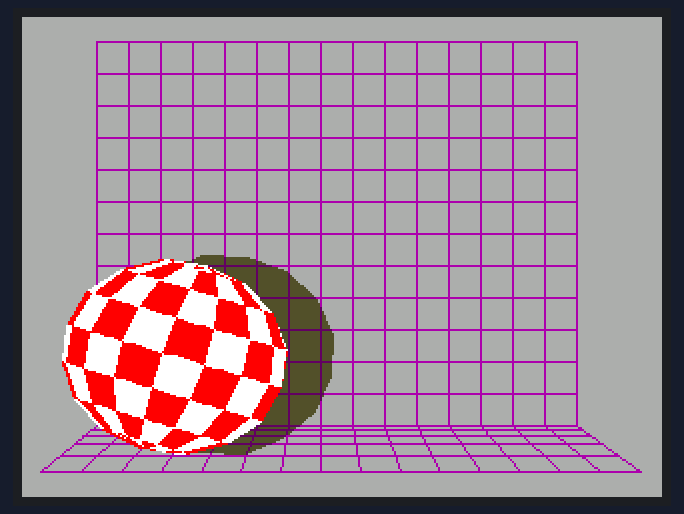
Bench run of a sketch on a simulated ESP32. Parts: 320×240 colour display. What the sketch prints to the serial monitor is not drawn.

Above: at 0.46 s.
At 5.26 s:
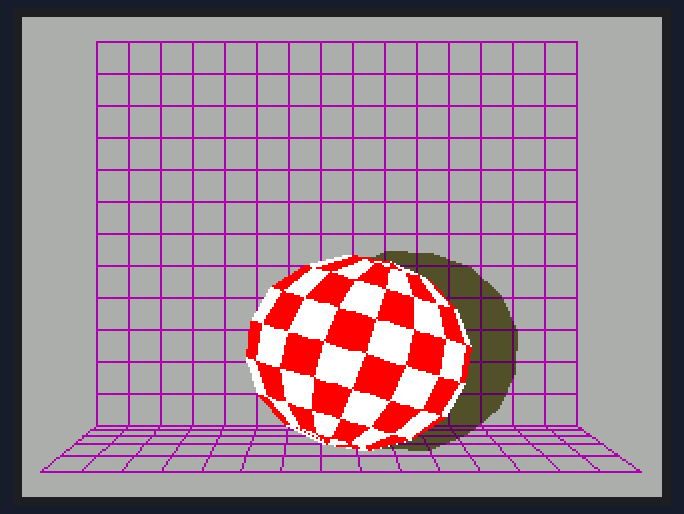
At 10.28 s:
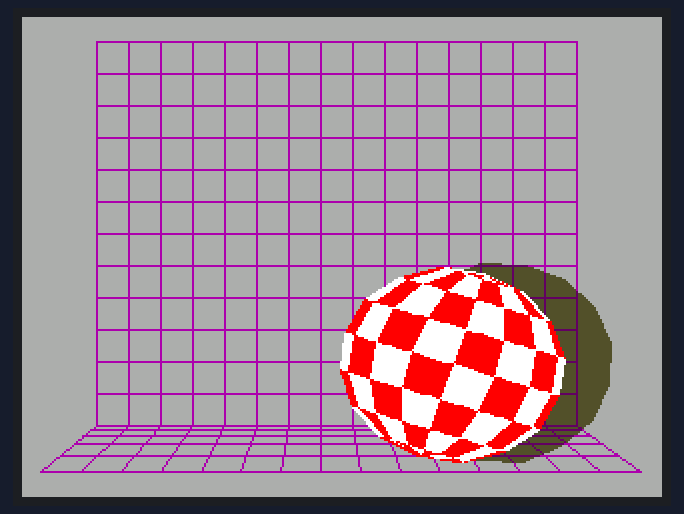
At 19.97 s:
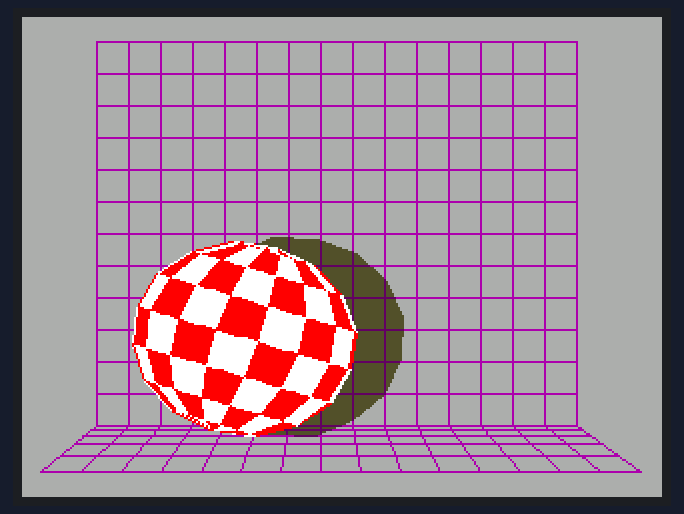
At 29.74 s:
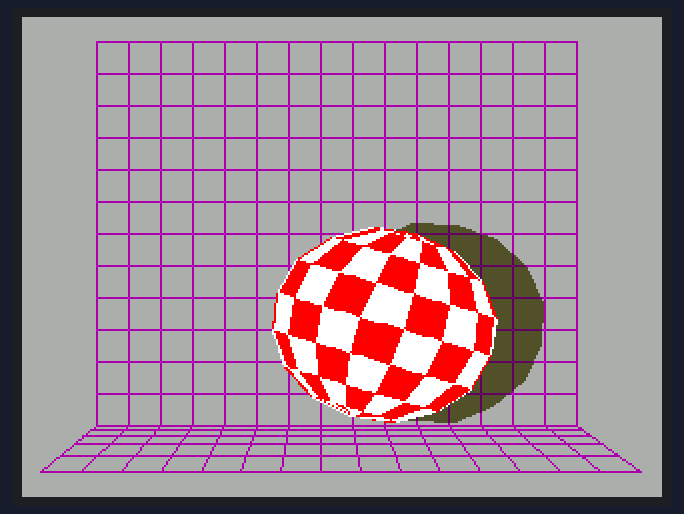
At 39.69 s:
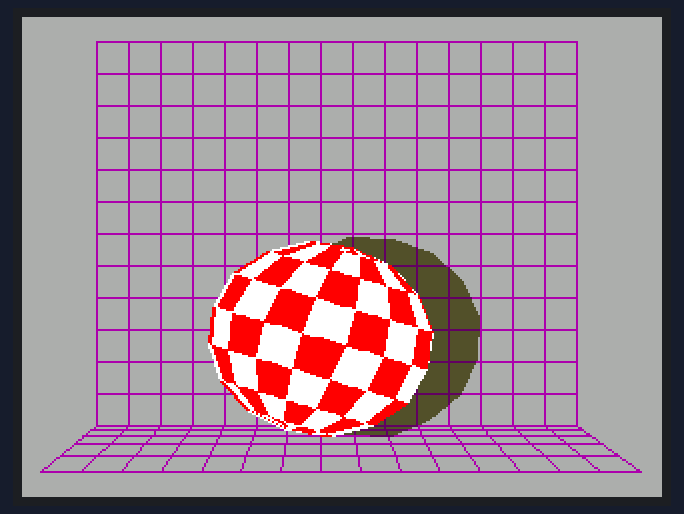

The sketch:

boing_ball.ino
```cpp
// 'Boing' ball demo

// STM32F767 55MHz SPI 170 fps without DMA
// STM32F767 55MHz SPI 227 fps with DMA
// STM32F446 55MHz SPI 110 fps without DMA
// STM32F446 55MHz SPI 187 fps with DMA
// STM32F401 55MHz SPI  56 fps without DMA
// STM32F401 55MHz SPI 120 fps with DMA

// STM32F767 27MHz SPI  99 fps without DMA
// STM32F767 27MHz SPI 120 fps with DMA
// STM32F446 27MHz SPI  73 fps without DMA
// STM32F446 27MHz SPI  97 fps with DMA
// STM32F401 27MHz SPI  51 fps without DMA
// STM32F401 27MHz SPI  90 fps with DMA

// Blue Pill - 36MHz SPI *no* DMA 36 fps
// Blue Pill - 36MHz SPI with DMA 67 fps
// Blue Pill overclocked to 128MHz *no* DMA - 32MHz SPI  64 fps
// Blue Pill overclocked to 128MHz with DMA - 32MHz SPI 116 fps

// ESP32     - 8 bit parallel     110 fps (no DMA)
// ESP32     - 40MHz SPI *no* DMA  93 fps
// ESP32     - 40MHz SPI with DMA 112 fps

#define SCREENWIDTH 320
#define SCREENHEIGHT 240

#include "graphic.h"

#include <TFT_eSPI.h> // Hardware-specific library

TFT_eSPI tft = TFT_eSPI();       // Invoke custom library

#define BGCOLOR    0xAD75
#define GRIDCOLOR  0xA815
#define BGSHADOW   0x5285
#define GRIDSHADOW 0x600C
#define RED        0xF800
#define WHITE      0xFFFF

#define YBOTTOM  123  // Ball Y coordinate at bottom
#define YBOUNCE -3.5  // Upward velocity on ball bounce

// Ball coordinates are stored floating-point because screen refresh
// is so quick, whole-pixel movements are just too fast!
float ballx     = 20.0, bally     = YBOTTOM, // Current ball position
      ballvx    =  0.8, ballvy    = YBOUNCE, // Ball velocity
      ballframe = 3;                         // Ball animation frame #
int   balloldx  = ballx, balloldy = bally;   // Prior ball position

// Working buffer for ball rendering...2 scan lines that alternate,
// one is rendered while the other is transferred via DMA.
uint16_t renderbuf[2][SCREENWIDTH];

uint16_t palette[16]; // Color table for ball rotation effect

uint32_t startTime, frame = 0; // For frames-per-second estimate

void setup() {
  Serial.begin(115200);
//  while(!Serial);

  tft.begin();
  tft.setRotation(3); // Landscape orientation, USB at bottom right
  tft.setSwapBytes(false);
  // Draw initial frame buffer contents:
  //tft.setBitmapColor(GRIDCOLOR, BGCOLOR);
  tft.fillScreen(BGCOLOR);

  tft.initDMA();

  tft.drawBitmap(0, 0, (const uint8_t *)background, SCREENWIDTH, SCREENHEIGHT, GRIDCOLOR);

  startTime = millis();
}

void loop() {

  balloldx = (int16_t)ballx; // Save prior position
  balloldy = (int16_t)bally;
  ballx   += ballvx;         // Update position
  bally   += ballvy;
  ballvy  += 0.06;          // Update Y velocity
  if((ballx <= 15) || (ballx >= SCREENWIDTH - BALLWIDTH))
    ballvx *= -1;            // Left/right bounce
  if(bally >= YBOTTOM) {     // Hit ground?
    bally  = YBOTTOM;        // Clip and
    ballvy = YBOUNCE;        // bounce up
  }

  // Determine screen area to update.  This is the bounds of the ball's
  // prior and current positions, so the old ball is fully erased and new
  // ball is fully drawn.
  int16_t minx, miny, maxx, maxy, width, height;
  // Determine bounds of prior and new positions
  minx = ballx;
  if(balloldx < minx)                    minx = balloldx;
  miny = bally;
  if(balloldy < miny)                    miny = balloldy;
  maxx = ballx + BALLWIDTH  - 1;
  if((balloldx + BALLWIDTH  - 1) > maxx) maxx = balloldx + BALLWIDTH  - 1;
  maxy = bally + BALLHEIGHT - 1;
  if((balloldy + BALLHEIGHT - 1) > maxy) maxy = balloldy + BALLHEIGHT - 1;

  width  = maxx - minx + 1;
  height = maxy - miny + 1;

  // Ball animation frame # is incremented opposite the ball's X velocity
  ballframe -= ballvx * 0.5;
  if(ballframe < 0)        ballframe += 14; // Constrain from 0 to 13
  else if(ballframe >= 14) ballframe -= 14;

  // Set 7 palette entries to white, 7 to red, based on frame number.
  // This makes the ball spin
  for(uint8_t i=0; i<14; i++) {
    palette[i+2] = ((((int)ballframe + i) % 14) < 7) ? WHITE : RED;
    // Palette entries 0 and 1 aren't used (clear and shadow, respectively)
  }

  // Only the changed rectangle is drawn into the 'renderbuf' array...
  uint16_t c, *destPtr;
  int16_t  bx  = minx - (int)ballx, // X relative to ball bitmap (can be negative)
           by  = miny - (int)bally, // Y relative to ball bitmap (can be negative)
           bgx = minx,              // X relative to background bitmap (>= 0)
           bgy = miny,              // Y relative to background bitmap (>= 0)
           x, y, bx1, bgx1;         // Loop counters and working vars
  uint8_t  p;                       // 'packed' value of 2 ball pixels
  int8_t bufIdx = 0;

  // Start SPI transaction and drop TFT_CS - avoids transaction overhead in loop
  tft.startWrite();

  // Set window area to pour pixels into
  tft.setAddrWindow(minx, miny, width, height);

  // Draw line by line loop
  for(y=0; y<height; y++) { // For each row...
    destPtr = &renderbuf[bufIdx][0];
    bx1  = bx;  // Need to keep the original bx and bgx values,
    bgx1 = bgx; // so copies of them are made here (and changed in loop below)
    for(x=0; x<width; x++) {
      if((bx1 >= 0) && (bx1 < BALLWIDTH) &&  // Is current pixel row/column
         (by  >= 0) && (by  < BALLHEIGHT)) { // inside the ball bitmap area?
        // Yes, do ball compositing math...
        p = ball[by][bx1 / 2];                // Get packed value (2 pixels)
        c = (bx1 & 1) ? (p & 0xF) : (p >> 4); // Unpack high or low nibble
        if(c == 0) { // Outside ball - just draw grid
          c = background[bgy][bgx1 / 8] & (0x80 >> (bgx1 & 7)) ? GRIDCOLOR : BGCOLOR;
        } else if(c > 1) { // In ball area...
          c = palette[c];
        } else { // In shadow area...
          c = background[bgy][bgx1 / 8] & (0x80 >> (bgx1 & 7)) ? GRIDSHADOW : BGSHADOW;
        }
      } else { // Outside ball bitmap, just draw background bitmap...
        c = background[bgy][bgx1 / 8] & (0x80 >> (bgx1 & 7)) ? GRIDCOLOR : BGCOLOR;
      }
      *destPtr++ = c<<8 | c>>8; // Store pixel colour
      bx1++;  // Increment bitmap position counters (X axis)
      bgx1++;
    }

    tft.pushPixelsDMA(&renderbuf[bufIdx][0], width); // Push line to screen

    // Push line to screen (swap bytes false for STM/ESP32)
    //tft.pushPixels(&renderbuf[bufIdx][0], width);

    bufIdx = 1 - bufIdx;
    by++; // Increment bitmap position counters (Y axis)
    bgy++;
  }
  //if (random(100) == 1) delay(2000);
  tft.endWrite();
  //delay(5);
  // Show approximate frame rate
  if(!(++frame & 255)) { // Every 256 frames...
    uint32_t elapsed = (millis() - startTime) / 1000; // Seconds
    if(elapsed) {
      Serial.print(frame / elapsed);
      Serial.println(" fps");
    }
  }
}
```

Source omitted: graphic.h (data table, 101436 bytes)
